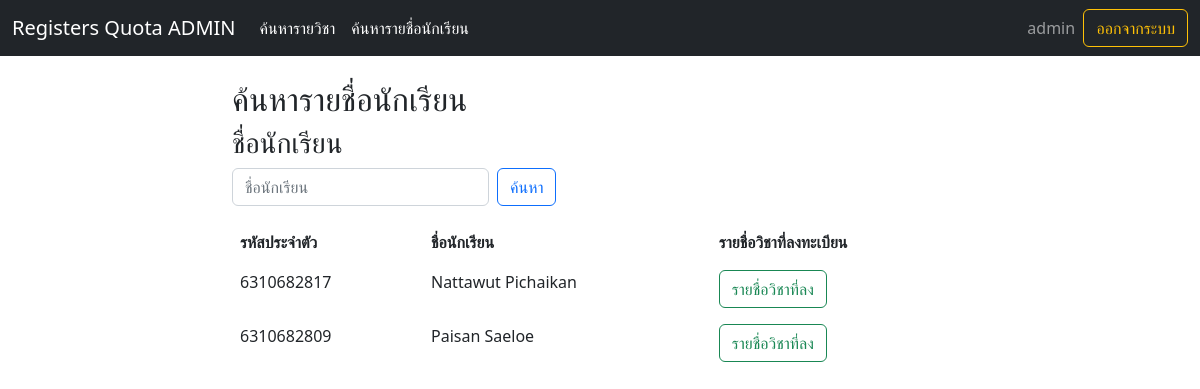
Screenshot of /student/ (signed in) with the database file from the repository.
### registers_quota/models.py (models this page shows, shortened)
class Student(models.Model):
    student = models.ForeignKey(User, on_delete=models.CASCADE)
    applys = models.ManyToManyField(Subject, blank=True, related_name="stu_apply")

### registers_quota/views.py (the view)
# urls.py: path('student/', views.student, name='student'),
def student(request):
    if not request.user.is_authenticated:
        return HttpResponseRedirect(reverse('login'))
    else:
        if request.user.is_staff:
            return AdminPage(request).student()
        else:
            return HttpResponseRedirect(reverse('index'))

### registers_quota/page.py (called while the page is built)
    def student(self):
        search_username = ""
        search_student = []
        if self.request.method == "POST":
            search_username = self.request.POST['search_username']
        for student in Student.objects.all():
            if (search_username.upper() in student.student.username or
                search_username.upper() in student.student.first_name.upper() or
                search_username.upper() in student.student.last_name.upper()):
                search_student.append(student)
        return render(self.request, "admin_view/student.html", {
            "students": search_student,
            "search_username": search_username,
        })

### registers_quota/templates/admin_view/student.html (shortened to what this page needs)
{% extends 'admin_view/layout.html' %}
{% block body %}
<br>
<div class="container">
    <div class="row">
        <div class="col-2"></div>
        <div class="col-8">
            <h2>ค้นหารายชื่อนักเรียน</h2>
            <form action="{% url 'student' %}" method="post">
                <h3>ชื่อนักเรียน</h3>
                <div class="row g-2">
                    <div class="col-auto">
                        <input type="text" class="form-control" name="search_username" placeholder="ชื่อนักเรียน" value="{{search_username}}">
                    </div>
                    <div class="col-auto">
                        <input type="submit" class="btn btn-outline-primary mb-3" value="ค้นหา">
                    </div>
                </div>
            </form>
            <div class="table-responsive ">
                <table class="table table-borderless">
                    <thead class="table-info">
                        <tr class="table">
                            <th>รหัสประจำตัว</th>
                            <th>ชื่อนักเรียน</th>
                            <th>รายชื่อวิชาที่ลงทะเบียน</th>
                        </tr>
                    </thead>
                    <tbody>
                        {% if students %}
                            {% for student in students %}
                                <tr>
                                    <td>{{student.student.username}}</td>
                                    <td>{{student.student.first_name}} {{student.student.last_name}}</td>
                                    <td>
                                        <form action="{% url 'checkSub' %}" method="post">
                                                <button type="submit" class="btn btn-outline-success" name="student" value="{{student.student.username}}">รายชื่อวิชาที่ลง</button>
                                        </form>
                                    </td>
                                </tr>
                            {% endfor %}
                        {% else %}
                            <td colspan="2">No Student</td>
                        {% endif %}
                    </tbody>
                </table>
            </div>
        </div>
    </div>
</div>
{% endblock %}

### registers_quota/templates/admin_view/layout.html (shortened to what this page needs)
<!DOCTYPE html>
<html lang="en">
    <head>
        <link href="https://cdn.jsdelivr.net/npm/bootstrap@5.2.1/dist/css/bootstrap.min.css" rel="stylesheet">
    </head>
    <body>
        {% block nav %}
        <nav class="navbar navbar-expand-lg navbar-dark bg-dark">
            <div class="container-fluid">
              <a class="navbar-brand" href="/index">Registers Quota ADMIN</a>
              <div class="collapse navbar-collapse" id="navbarText">
                <ul class="navbar-nav me-auto mb-lg-0">
                    <li class="nav-item">
                        <a class="nav-link active" aria-current="page" href="{% url 'admin_search' %}">ค้นหารายวิชา</a>
                    </li>
                    <li class="nav-item">
                        <a class="nav-link active" aria-current="page" href="{% url 'student' %}">ค้นหารายชื่อนักเรียน</a>
                    </li>
                </ul>
                <span class="navbar-text">
                  {{request.user}} &nbsp
                </span>
                <ul class="navbar-nav  mb-lg-0">
                    <li class="nav-item">
                        <input type="button" class="btn btn-outline-warning" onclick="location.href={% url 'logout' %};" value="ออกจากระบบ">
                    </li>
                </ul>
              </div>
            </div>
        </nav>
        {% endblock%}
        {% block body %}
        {% endblock %}
    </body>
</html>

### rows the page displays
Student: student.username "6310682817", student.first_name "Nattawut", student.last_name "Pichaikan"
Student: student.username "6310682809", student.first_name "Paisan", student.last_name "Saeloe"

### other values shown
{{ request.user }} "admin"
